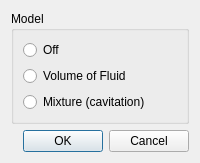
<?xml version="1.0" encoding="UTF-8"?>
<ui version="4.0">
 <class>MultiphaseModelDialog</class>
 <widget class="QDialog" name="MultiphaseModelDialog">
  <property name="geometry">
   <rect>
    <x>0</x>
    <y>0</y>
    <width>200</width>
    <height>162</height>
   </rect>
  </property>
  <property name="windowTitle">
   <string>Multiphase Model</string>
  </property>
  <layout class="QVBoxLayout" name="verticalLayout_2">
   <item>
    <widget class="QGroupBox" name="groupBox">
     <property name="title">
      <string>Model</string>
     </property>
     <layout class="QVBoxLayout" name="verticalLayout">
      <item>
       <widget class="QRadioButton" name="off">
        <property name="text">
         <string>Off</string>
        </property>
       </widget>
      </item>
      <item>
       <widget class="QRadioButton" name="VOF">
        <property name="text">
         <string>Volume of Fluid</string>
        </property>
       </widget>
      </item>
      <item>
       <widget class="QRadioButton" name="mixture">
        <property name="text">
         <string>Mixture (cavitation)</string>
        </property>
       </widget>
      </item>
     </layout>
    </widget>
   </item>
   <item>
    <spacer name="verticalSpacer">
     <property name="orientation">
      <enum>Qt::Vertical</enum>
     </property>
     <property name="sizeHint" stdset="0">
      <size>
       <width>20</width>
       <height>23</height>
      </size>
     </property>
    </spacer>
   </item>
   <item>
    <widget class="QDialogButtonBox" name="buttonBox">
     <property name="orientation">
      <enum>Qt::Horizontal</enum>
     </property>
     <property name="standardButtons">
      <set>QDialogButtonBox::Cancel|QDialogButtonBox::Ok</set>
     </property>
    </widget>
   </item>
  </layout>
 </widget>
 <resources/>
 <connections>
  <connection>
   <sender>buttonBox</sender>
   <signal>accepted()</signal>
   <receiver>MultiphaseModelDialog</receiver>
   <slot>accept()</slot>
   <hints>
    <hint type="sourcelabel">
     <x>248</x>
     <y>254</y>
    </hint>
    <hint type="destinationlabel">
     <x>157</x>
     <y>274</y>
    </hint>
   </hints>
  </connection>
  <connection>
   <sender>buttonBox</sender>
   <signal>rejected()</signal>
   <receiver>MultiphaseModelDialog</receiver>
   <slot>reject()</slot>
   <hints>
    <hint type="sourcelabel">
     <x>316</x>
     <y>260</y>
    </hint>
    <hint type="destinationlabel">
     <x>286</x>
     <y>274</y>
    </hint>
   </hints>
  </connection>
 </connections>
</ui>
